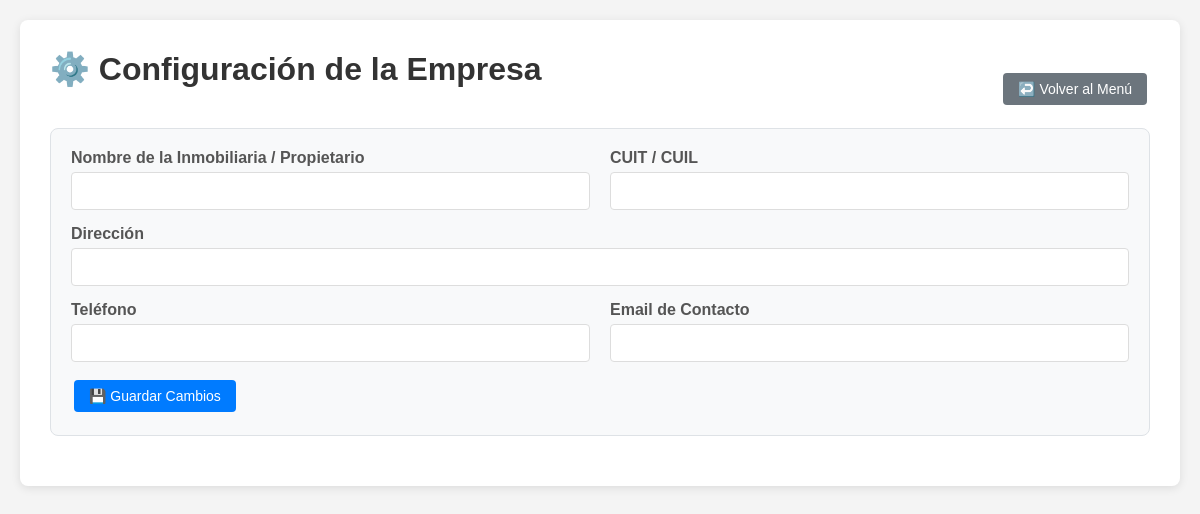
/form_configuracion.php (signed in), run on an earlier commit of the app's database.
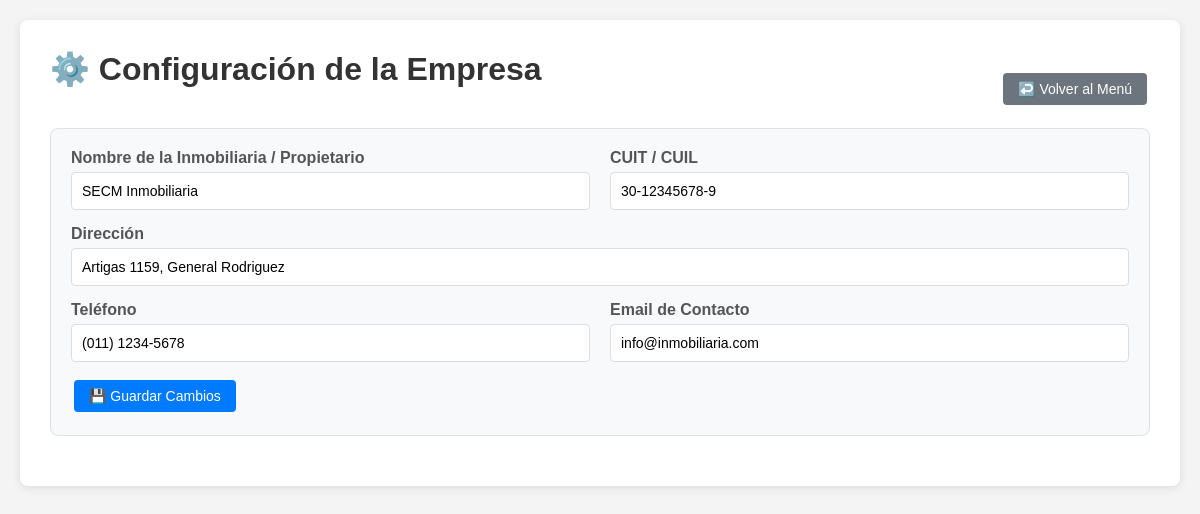
And on a later commit of the database.
### tables this page shows
CREATE TABLE `empresa_configuracion` (
  `id` int(11) NOT NULL AUTO_INCREMENT,
  `nombre` varchar(255) DEFAULT 'SECM Inmobiliaria',
  `direccion` varchar(255) DEFAULT 'Artigas 1159, General Rodriguez',
  `telefono` varchar(100) DEFAULT '(011) 1234-5678',
  `email` varchar(150) DEFAULT 'info@inmobiliaria.com',
  `cuit` varchar(50) DEFAULT '30-12345678-9',
  `logo_url` varchar(255) DEFAULT NULL,
  PRIMARY KEY (`id`)
);

### form_configuracion.php (the view, shortened to what this page needs)
<?php
require_once 'config.php';
$stmt = $pdo->query("SELECT * FROM empresa_configuracion WHERE id = 1");
$empresa = $stmt->fetch();
?>
<!DOCTYPE html>
<html lang="es">
<head>
    <link rel="stylesheet" href="assets/css/styles.css">
</head>
<body>
    <div class="container">
        <div style="display: flex; justify-content: space-between; align-items: center; flex-wrap: wrap; gap: 15px;">
            <h1>⚙️ Configuración de la Empresa</h1>
            <a href="index.php" class="btn btn-secondary">↩️ Volver al Menú</a>
        </div>
        <div class="card">
            <form method="POST" action="">
                <div class="grid-2">
                    <div class="form-group">
                        <label for="nombre">Nombre de la Inmobiliaria / Propietario</label>
                        <input type="text" id="nombre" name="nombre" value="<?= htmlspecialchars($empresa['nombre'] ?? '') ?>" required>
                    </div>
                    <div class="form-group">
                        <label for="cuit">CUIT / CUIL</label>
                        <input type="text" id="cuit" name="cuit" value="<?= htmlspecialchars($empresa['cuit'] ?? '') ?>">
                    </div>
                </div>
                <div class="form-group">
                    <label for="direccion">Dirección</label>
                    <input type="text" id="direccion" name="direccion" value="<?= htmlspecialchars($empresa['direccion'] ?? '') ?>">
                </div>
                <div class="grid-2">
                    <div class="form-group">
                        <label for="telefono">Teléfono</label>
                        <input type="text" id="telefono" name="telefono" value="<?= htmlspecialchars($empresa['telefono'] ?? '') ?>">
                    </div>
                    <div class="form-group">
                        <label for="email">Email de Contacto</label>
                        <input type="email" id="email" name="email" value="<?= htmlspecialchars($empresa['email'] ?? '') ?>">
                    </div>
                </div>
                <button type="submit" class="btn btn-primary">💾 Guardar Cambios</button>
            </form>
        </div>
    </div>
</body>
</html>

### assets/css/styles.css (style rules this page uses)
* { margin: 0; padding: 0; box-sizing: border-box; }
body { font-family: Arial, sans-serif; background: #f4f4f4; margin: 0; padding: 20px; color: #333; }
.container { max-width: 1400px; margin: 0 auto; background: white; padding: 30px; border-radius: 8px; box-shadow: 0 2px 10px rgba(0, 0, 0, 0.1); }
h1 { color: #333; padding-bottom: 10px; margin-bottom: 30px; }
h1, h2, h3 { color: #333; }
.btn { padding: 8px 15px; margin: 3px; border: none; cursor: pointer; border-radius: 4px; font-size: 14px; text-decoration: none; display: inline-block; transition: all 0.3s; }
.btn-primary { background: #007bff; color: white; }
.btn-secondary { background: #6c757d; color: white; }
.form-group { margin-bottom: 15px; }
.form-group label { display: block; margin-bottom: 5px; font-weight: bold; color: #555; }
.form-group input, .form-group textarea, .form-group select { width: 100%; padding: 10px; border: 1px solid #ddd; border-radius: 4px; box-sizing: border-box; font-size: 14px; }
.grid-2 { display: grid; grid-template-columns: 1fr 1fr; gap: 20px; }
.card { background: #f8f9fa; padding: 20px; border-radius: 8px; margin-bottom: 20px; border: 1px solid #dee2e6; }

What changed in the data, as far as the page shows it:
added empresa_configuracion: nombre "SECM Inmobiliaria", cuit "30-12345678-9", direccion "Artigas 1159, General Rodriguez", telefono "(011) 1234-5678", email "info@inmobiliaria.com"
